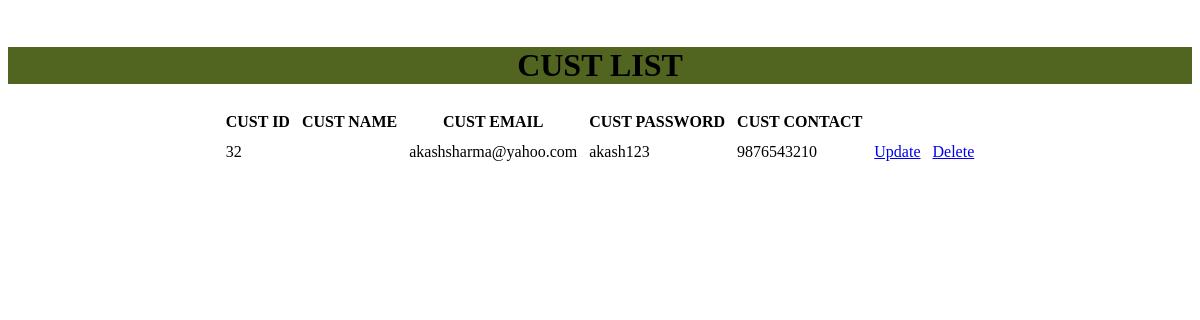
The app's page /allcustomer, older data.
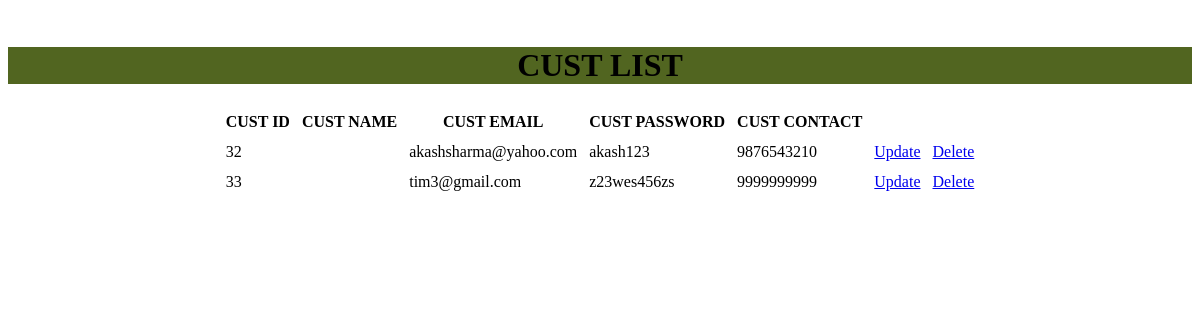
The same page, newer data.
### foodapp/models.py (models this page shows)
class Cust(models.Model):
	CustId    = models.AutoField(primary_key=True)
	CustFName  = models.CharField(max_length=30)
	CustLName  = models.CharField(max_length=30)
	CustCont  = models.CharField(max_length=10)
	CustEmail = models.CharField(max_length=50)
	CustPass  = models.CharField(max_length=60)
	Address  = models.CharField(max_length=150,default='')
	class Meta:
		db_table = "FP_Cust"

### foodapp/views.py (the view)
# urls.py: path('allcustomer',views.showcust),
def showcust(request):
	custs = Cust.objects.all()
	return render(request,'custlist.html',{'custlist':custs})

### Templates/foodapp/custlist.html
<html>
<head>
</head><center><body>
<table class="list" cellpadding="5px">
<br /><div style="background-color: #516520;width:100%;">
<h1>CUST LIST</h1></div>
<thead>
<tr>
<th>CUST ID</th>
<th>CUST NAME</th>
<th>CUST EMAIL</th>
<th>CUST PASSWORD</th>
<th>CUST CONTACT</th>
</tr>
</thead>
<tbody>
{% for c in custlist %}
<tr>
<td>{{c.CustId}}</td>
<td>{{c.CustName}}</td>
<td>{{c.CustEmail}}</td>
<td>{{c.CustPass}}</td>
<td>{{c.CustCont}}</td>
<td><a href="/getcustomer/{{c.CustId}}">Update</a></td>
<td><a href="/deletecustomer/{{c.CustId}}">Delete</a></td>
</tr>
{% endfor %}
	</tbody>
</table>
</body></center>
</html>

Row changes from the older to the newer data that the page shows:
added Cust: CustId "33", CustEmail "tim3@gmail.com", CustPass "z23wes456zs", CustCont "9999999999"
